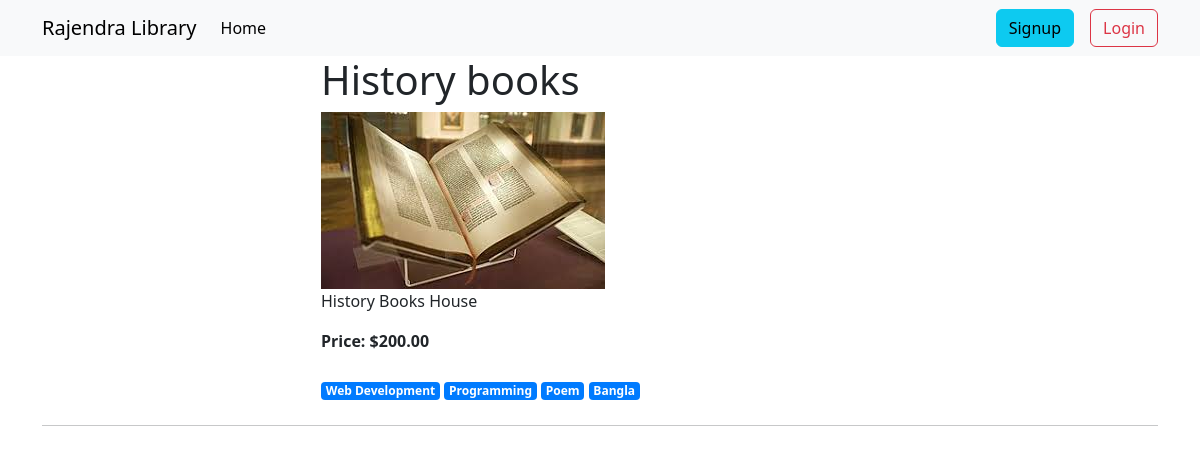
The app's page /books/details/1 with its own data.
### books/models.py (models this page shows, shortened)
class CreateBook(models.Model):
    title = models.CharField(max_length=100)
    description = models.TextField()
    image = models.ImageField(upload_to='books/media/uploads/', blank=True, null=True)
    price = models.DecimalField(max_digits=12,decimal_places=2)
    categories = models.ManyToManyField(CreateCategory, related_name='book')

class CreateCategory(models.Model):
    category_name = models.CharField(max_length=100)
    slug = models.SlugField(max_length=100, null=True, blank=True, unique=True)
    def __str__(self) -> str:
        return self.category_name

### books/views.py (the view, shortened to what this page needs)
# urls.py: path('details/<int:id>', views.BookDetailsView.as_view(), name="book_details"),
class BookDetailsView(FormView):
    template_name = 'book_details.html'
    form_class = CreateBookReviewForm
    def get_context_data(self, **kwargs):
        context =  super().get_context_data(**kwargs)
        id = self.kwargs['id']
        book = CreateBook.objects.get(pk=id)
        context['details'] = book
        context['reviews'] = CreateBookReview.objects.filter(book=book)
        try:
            search = CreateBookBorrowedHistory.objects.get(book_name=book.title, user=self.request.user, book_return=False)
            if search.user.username == self.request.user.username:
                context['is_borrowed'] = True
            else:
                raise Exception("You are not authorized to buy this item.")
        except:
            context['is_borrowed'] = False
        return context

### books/templates/book_details.html (shortened to what this page needs)
{% extends "base.html" %}
{% load crispy_forms_tags %}
{% block body %}
<div class="container">
    <div style="width: 50%; margin:auto">
        <h1>{{details.title}}</h1>
        <img src="{{details.image.url}}" alt="">
        <p>{{details.description}}</p>
        <strong>Price: ${{details.price}}</strong>
        <div class="mt-4 mb-4">
            {% for category in details.categories.all%}
                <a href="#" class="badge badge-primary">{{category}}</a>
            {% endfor%}
        </div>
    </div>
    <hr>
</div>
{% endblock %}

### core/templates/base.html (shortened to what this page needs)
<!DOCTYPE html>
<html lang="en">
<head>
    <link href="https://cdn.jsdelivr.net/npm/bootstrap@5.3.3/dist/css/bootstrap.min.css" rel="stylesheet">
</head>
<body>
    {% include 'navigation.html' %}
    {% block body %} {% endblock %}
</body>
</html>

### core/templates/navigation.html (shortened to what this page needs)
<nav class="navbar navbar-expand-lg bg-body-tertiary">
  <div class="container">
    <a class="navbar-brand" href="{% url 'home' %}">Rajendra Library</a>
    <div class="collapse navbar-collapse" id="navbarSupportedContent">
      <ul class="navbar-nav me-auto mb-2 mb-lg-0">
        <li class="nav-item">
          <a class="nav-link active" aria-current="page" href="{% url 'home' %}">Home</a>
        </li>
      </ul>
      <div class="d-flex align-items-center">
        {% if user.is_authenticated %}
        <span>Welcome, {{user.first_name}} {{user.last_name}} (Balance: {{user.account.balance}}$) </span>
        <a href="{% url 'profile' %}" class="btn btn-info ms-3">Profile</a>
        <form action ="{% url 'logout' %}" method="post">
          {% csrf_token %}
          <input type="submit" value="Logout" class="btn btn-outline-danger ms-3">
        </form>
        {% else %}
        <a href="{% url 'signup' %}" class="btn btn-info">Signup</a>
        <a href="{% url 'login' %}" class="btn btn-outline-danger ms-3">Login</a>
        {% endif %}
      </div>
    </div>
  </div>
</nav>

### core/templates/base.html (style rules this page uses)
.badge-primary { color: #fff; background-color: #007bff; text-decoration: none; }
.badge { display: inline-block; padding: .25em .4em; font-weight: 700; line-height: 1; text-align: center; white-space: nowrap; vertical-align: baseline; border-radius: .25rem; }

### records on screen
CreateBook: title "History books", image (picture), description "History Books House", price "200.00"
CreateCategory: category_name "Web Development"
CreateCategory: category_name "Programming"
CreateCategory: category_name "Poem"
CreateCategory: category_name "Bangla"
